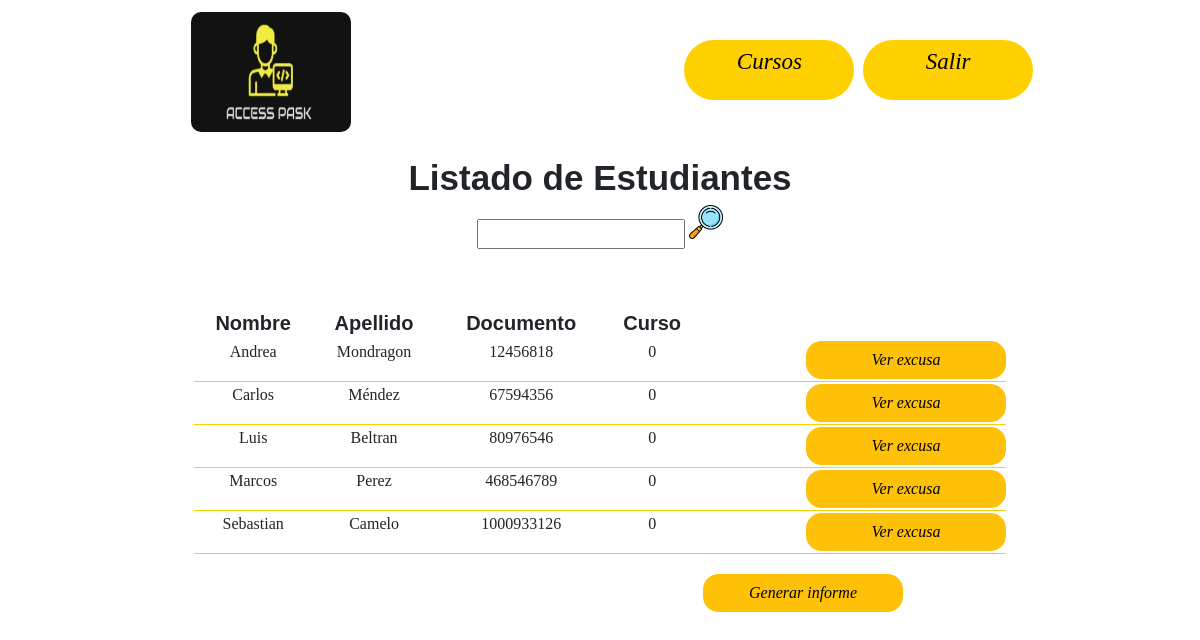
The app's page /vistas/excest.php?id=0 (signed in) with its own data.
### tables this page shows
CREATE TABLE `usuario` (
  `idDoc` int(3) DEFAULT NULL,
  `documento` int(50) NOT NULL,
  `idRol` int(11) DEFAULT NULL,
  `idCurso` int(15) DEFAULT NULL,
  `Nombre` varchar(100) DEFAULT NULL,
  `Apellido` varchar(50) DEFAULT NULL,
  `contraseña` varbinary(100) DEFAULT NULL,
  `idEst` int(11) NOT NULL,
  `idCor` int(11) NOT NULL,
  `correo` varchar(100) DEFAULT NULL
);

### vistas/excest.php (the view, shortened to what this page needs)
<!DOCTYPE html>
<html lang="es">
<head>
    <link rel="stylesheet" type="text/css" href="../stylos/PRF5.css">
    <link href="https://cdn.jsdelivr.net/npm/bootstrap@5.1.3/dist/css/bootstrap.min.css" rel="stylesheet"
>
</head>
<body>
<header class="cuadro_texto">
    <img src="../img/pask.png" alt="logo accespask">
    <div class="iconos">
    <div class="menu">
      <center>
        <ul>
<ul>
    <li><a href="../vistas/PRF.php">Cursos</a></li>
    <li><a href="../modelo/cerrar_sesion.php" img src="../img/salir.png">Salir</a> </li>
</ul>
</header>
<main>
        <div class="nom">
          Listado de Estudiantes
        </div>
            <form method="POST" action="../vistas/estbusq.php"> <input type="text" name='Filtro' required>  <input type="image" src="../img/lupa.png" width="3%" ></form>
            <table >
            <thead>
                <tr>
                    <th class= "text1">Nombre</th>
                    <th class= "text1"> Apellido</th>
                    <th class= "text1">Documento</th>
                    <th class= "text1">Curso</th>
                    <th></th>
                </tr>
                </thead>
                <tbody>
                <?php
                $curso= $_GET["id"];
                $host="localhost";
                $user="root";
                $pass="";
                $bd="accesspask";
                $con=mysqli_connect($host,$user,$pass);
                mysqli_select_db($con,$bd);
         $consulta= "Select * from usuario where idCurso=$curso";
         $filas=mysqli_query($con, $consulta);
         while ($dato=mysqli_fetch_array($filas))
        {
            echo"<tr><td>".$dato['Nombre']."</p></td>";
            echo"<td>".$dato['Apellido']."</p></td>";
            echo"<td>".$dato['documento']."</p></td>";
            echo"<td>".$dato['idCurso']."</p></td>";
            ?>
            <td><a href="../controlador/buscar.php?id=<?php echo $dato['documento']?>" class="btn btn-warning" style="width: 200px;border-radius: 15px;padding-bottom: 30px;">Ver excusa</a></td></tr>
            <?php }?>
            </tbody>
     </table>
     <td><a  class="btn btn-warning" style="border-radius: 15px;width: 200px;padding-bottom: 30px;" data-bs-toggle="modal" data-bs-target="#static22">Generar informe</a></td></tr>
       <?php include("../Reportes/rep2.php"); ?>
</body>
</html>

### records on screen
usuario: Nombre "Andrea", Apellido "Mondragon", documento "12456818", idCurso "0"
usuario: Nombre "Carlos", Apellido "Méndez", documento "67594356", idCurso "0"
usuario: Nombre "Luis", Apellido "Beltran", documento "80976546", idCurso "0"
usuario: Nombre "Marcos", Apellido "Perez", documento "468546789", idCurso "0"
usuario: Nombre "Sebastian", Apellido "Camelo", documento "1000933126", idCurso "0"
